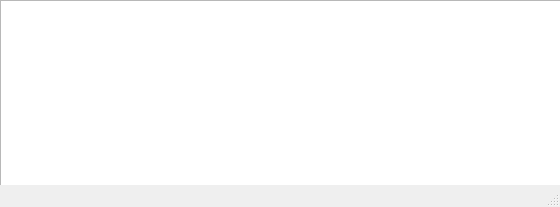
<?xml version="1.0" encoding="UTF-8"?>
<ui version="4.0">
 <class>MainWindow</class>
 <widget class="QMainWindow" name="MainWindow">
  <property name="geometry">
   <rect>
    <x>0</x>
    <y>0</y>
    <width>560</width>
    <height>207</height>
   </rect>
  </property>
  <property name="windowTitle">
   <string>MainWindow</string>
  </property>
  <widget class="QWidget" name="centralWidget">
   <widget class="QTextEdit" name="textEdit_Log">
    <property name="geometry">
     <rect>
      <x>0</x>
      <y>0</y>
      <width>561</width>
      <height>192</height>
     </rect>
    </property>
    <property name="minimumSize">
     <size>
      <width>561</width>
      <height>192</height>
     </size>
    </property>
   </widget>
  </widget>
  <widget class="QStatusBar" name="statusBar"/>
 </widget>
 <layoutdefault spacing="6" margin="11"/>
 <resources/>
 <connections/>
</ui>
